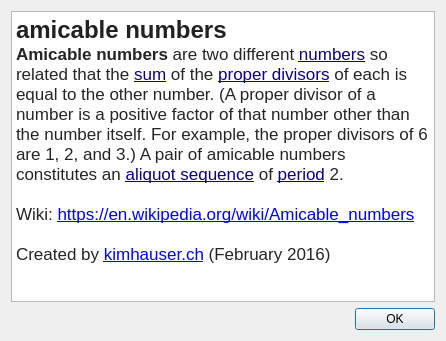
<?xml version="1.0" encoding="UTF-8"?>
<ui version="4.0">
 <class>DialogAbout</class>
 <widget class="QDialog" name="DialogAbout">
  <property name="geometry">
   <rect>
    <x>0</x>
    <y>0</y>
    <width>446</width>
    <height>341</height>
   </rect>
  </property>
  <property name="windowTitle">
   <string>About amicable numbers</string>
  </property>
  <layout class="QGridLayout" name="gridLayout">
   <item row="0" column="0">
    <widget class="QTextBrowser" name="textBrowser">
     <property name="html">
      <string>&lt;!DOCTYPE HTML PUBLIC &quot;-//W3C//DTD HTML 4.0//EN&quot; &quot;http://www.w3.org/TR/REC-html40/strict.dtd&quot;&gt;
&lt;html&gt;&lt;head&gt;&lt;meta name=&quot;qrichtext&quot; content=&quot;1&quot; /&gt;&lt;style type=&quot;text/css&quot;&gt;
p, li { white-space: pre-wrap; }
&lt;/style&gt;&lt;/head&gt;&lt;body style=&quot; font-family:'.Helvetica Neue DeskInterface'; font-size:13pt; font-weight:400; font-style:normal;&quot;&gt;
&lt;p style=&quot; margin-top:0px; margin-bottom:0px; margin-left:0px; margin-right:0px; -qt-block-indent:0; text-indent:0px;&quot;&gt;&lt;span style=&quot; font-family:'arial,sans-serif'; font-size:18pt; font-weight:600; color:#212121; background-color:#ffffff;&quot;&gt;amicable numbers&lt;/span&gt;&lt;/p&gt;
&lt;p style=&quot; margin-top:0px; margin-bottom:0px; margin-left:0px; margin-right:0px; -qt-block-indent:0; text-indent:0px;&quot;&gt;&lt;span style=&quot; font-family:'sans-serif'; font-weight:600; color:#252525; background-color:#ffffff;&quot;&gt;Amicable numbers&lt;/span&gt;&lt;span style=&quot; font-family:'sans-serif'; color:#252525; background-color:#ffffff;&quot;&gt; are two different &lt;/span&gt;&lt;a href=&quot;https://en.wikipedia.org/wiki/Number&quot;&gt;&lt;span style=&quot; font-family:'sans-serif'; text-decoration: underline; color:#0b0080; background-color:#ffffff;&quot;&gt;numbers&lt;/span&gt;&lt;/a&gt;&lt;span style=&quot; font-family:'sans-serif'; color:#252525; background-color:#ffffff;&quot;&gt; so related that the &lt;/span&gt;&lt;a href=&quot;https://en.wikipedia.org/wiki/Addition&quot;&gt;&lt;span style=&quot; font-family:'sans-serif'; text-decoration: underline; color:#0b0080; background-color:#ffffff;&quot;&gt;sum&lt;/span&gt;&lt;/a&gt;&lt;span style=&quot; font-family:'sans-serif'; color:#252525; background-color:#ffffff;&quot;&gt; of the &lt;/span&gt;&lt;a href=&quot;https://en.wikipedia.org/wiki/Proper_divisor&quot;&gt;&lt;span style=&quot; font-family:'sans-serif'; text-decoration: underline; color:#0b0080; background-color:#ffffff;&quot;&gt;proper divisors&lt;/span&gt;&lt;/a&gt;&lt;span style=&quot; font-family:'sans-serif'; color:#252525; background-color:#ffffff;&quot;&gt; of each is equal to the other number. (A proper divisor of a number is a positive factor of that number other than the number itself. For example, the proper divisors of 6 are 1, 2, and 3.) A pair of amicable numbers constitutes an &lt;/span&gt;&lt;a href=&quot;https://en.wikipedia.org/wiki/Aliquot_sequence&quot;&gt;&lt;span style=&quot; font-family:'sans-serif'; text-decoration: underline; color:#0b0080; background-color:#ffffff;&quot;&gt;aliquot sequence&lt;/span&gt;&lt;/a&gt;&lt;span style=&quot; font-family:'sans-serif'; color:#252525; background-color:#ffffff;&quot;&gt; of &lt;/span&gt;&lt;a href=&quot;https://en.wikipedia.org/wiki/Periodic_sequence&quot;&gt;&lt;span style=&quot; font-family:'sans-serif'; text-decoration: underline; color:#0b0080; background-color:#ffffff;&quot;&gt;period&lt;/span&gt;&lt;/a&gt;&lt;span style=&quot; font-family:'sans-serif'; color:#252525; background-color:#ffffff;&quot;&gt; 2.&lt;/span&gt;&lt;/p&gt;
&lt;p style=&quot;-qt-paragraph-type:empty; margin-top:0px; margin-bottom:0px; margin-left:0px; margin-right:0px; -qt-block-indent:0; text-indent:0px; font-family:'sans-serif'; color:#252525;&quot;&gt;&lt;br /&gt;&lt;/p&gt;
&lt;p style=&quot; margin-top:0px; margin-bottom:0px; margin-left:0px; margin-right:0px; -qt-block-indent:0; text-indent:0px;&quot;&gt;&lt;span style=&quot; font-family:'sans-serif'; color:#252525; background-color:#ffffff;&quot;&gt;Wiki: &lt;/span&gt;&lt;a href=&quot;https://en.wikipedia.org/wiki/Amicable_numbers&quot;&gt;&lt;span style=&quot; text-decoration: underline; color:#0000ff;&quot;&gt;https://en.wikipedia.org/wiki/Amicable_numbers&lt;/span&gt;&lt;/a&gt;&lt;/p&gt;
&lt;p style=&quot;-qt-paragraph-type:empty; margin-top:0px; margin-bottom:0px; margin-left:0px; margin-right:0px; -qt-block-indent:0; text-indent:0px; font-family:'sans-serif'; color:#252525;&quot;&gt;&lt;br /&gt;&lt;/p&gt;
&lt;p style=&quot; margin-top:0px; margin-bottom:0px; margin-left:0px; margin-right:0px; -qt-block-indent:0; text-indent:0px;&quot;&gt;&lt;span style=&quot; font-family:'sans-serif'; color:#252525;&quot;&gt;Created by &lt;/span&gt;&lt;a href=&quot;http://www.kimhauser.ch&quot;&gt;&lt;span style=&quot; text-decoration: underline; color:#0000ff;&quot;&gt;kimhauser.ch&lt;/span&gt;&lt;/a&gt;&lt;span style=&quot; font-family:'sans-serif'; color:#252525;&quot;&gt; (February 2016)&lt;/span&gt;&lt;/p&gt;&lt;/body&gt;&lt;/html&gt;</string>
     </property>
     <property name="openExternalLinks">
      <bool>true</bool>
     </property>
    </widget>
   </item>
   <item row="2" column="0">
    <widget class="QDialogButtonBox" name="buttonBox">
     <property name="orientation">
      <enum>Qt::Horizontal</enum>
     </property>
     <property name="standardButtons">
      <set>QDialogButtonBox::Ok</set>
     </property>
    </widget>
   </item>
  </layout>
 </widget>
 <resources/>
 <connections>
  <connection>
   <sender>buttonBox</sender>
   <signal>accepted()</signal>
   <receiver>DialogAbout</receiver>
   <slot>accept()</slot>
   <hints>
    <hint type="sourcelabel">
     <x>248</x>
     <y>254</y>
    </hint>
    <hint type="destinationlabel">
     <x>157</x>
     <y>274</y>
    </hint>
   </hints>
  </connection>
  <connection>
   <sender>buttonBox</sender>
   <signal>rejected()</signal>
   <receiver>DialogAbout</receiver>
   <slot>reject()</slot>
   <hints>
    <hint type="sourcelabel">
     <x>316</x>
     <y>260</y>
    </hint>
    <hint type="destinationlabel">
     <x>286</x>
     <y>274</y>
    </hint>
   </hints>
  </connection>
 </connections>
</ui>
